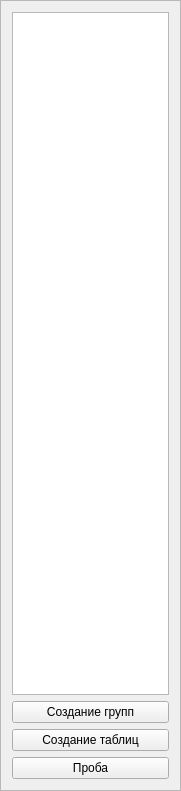
   <widget class="QFrame" name="frame_score">
    <property name="geometry">
     <rect>
      <x>990</x>
      <y>12</y>
      <width>181</width>
      <height>791</height>
     </rect>
    </property>
    <property name="minimumSize">
     <size>
      <width>0</width>
      <height>0</height>
     </size>
    </property>
    <property name="maximumSize">
     <size>
      <width>16000</width>
      <height>16777215</height>
     </size>
    </property>
    <property name="frameShape">
     <enum>QFrame::StyledPanel</enum>
    </property>
    <property name="frameShadow">
     <enum>QFrame::Raised</enum>
    </property>
    <layout class="QVBoxLayout" name="verticalLayout_22">
     <item>
      <layout class="QVBoxLayout" name="verticalLayout_21">
       <item>
        <widget class="QTableView" name="tableView_setka32">
         <property name="gridStyle">
          <enum>Qt::DashDotLine</enum>
         </property>
        </widget>
       </item>
       <item>
        <widget class="QPushButton" name="Button_group">
         <property name="text">
          <string>Создание групп</string>
         </property>
        </widget>
       </item>
       <item>
        <widget class="QPushButton" name="Button_export">
         <property name="text">
          <string>Создание таблиц</string>
         </property>
        </widget>
       </item>
       <item>
        <widget class="QPushButton" name="Button_proba">
         <property name="text">
          <string>Проба</string>
         </property>
        </widget>
       </item>
      </layout>
     </item>
    </layout>
   </widget>
